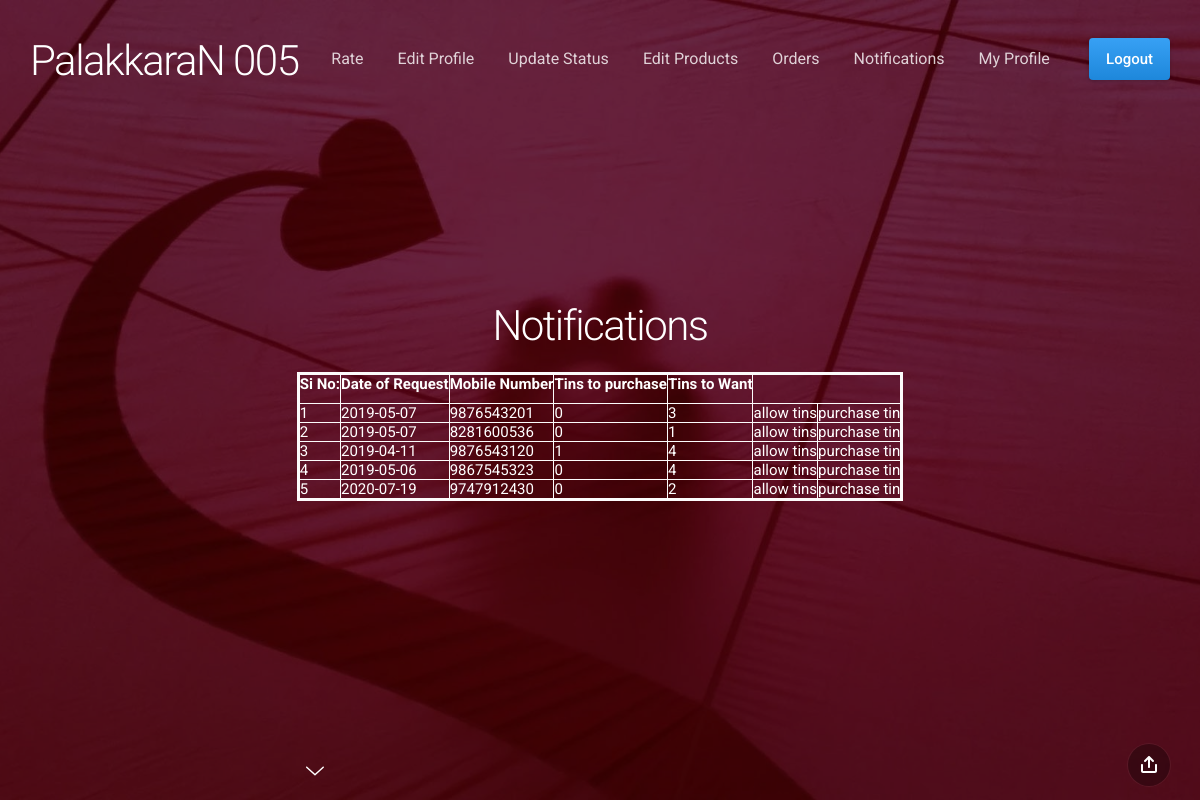
The page /admnnotification.php on the database its author committed.
### tables this page shows
CREATE TABLE IF NOT EXISTS `inform` (
  `mob` bigint(10) NOT NULL,
  `tinp` int(5) NOT NULL,
  `tinw` int(5) NOT NULL,
  `dat` date NOT NULL,
  PRIMARY KEY (`mob`)
);

### admnnotification.php (the view, shortened to what this page needs)
<!doctype html>
<html>
<head>
	<link href="css/slides.min.css" rel="stylesheet" type="text/css">
    <link href="css/mystyle.css" rel="stylesheet" type="text/css">
</head>
<?php include("admn.php")?>
<section class="slide fade-6 kenBurns" data-name="">
  <div class="content">
    <div class="container">
      <div class="wrap">
	   <center>
<h1>
Notifications
</h1>
<?php
	require("db.php");
	 $sql="select * from inform";
	 $res=mysqli_query($con,$sql) or die(mysqli_error($con));
echo"<table border='3' bordercolor='#FCFBFB'>";
echo"<tr>
<th height='30'>Si No:</th>
<th>Date of Request</th>
<th>Mobile Number</th><th>Tins to purchase</th><th>Tins to Want</th></tr>";
		   $i=1;
	while($r=mysqli_fetch_array($res))
	{
		echo"<tr><td>";
		echo $i;
		echo"</td><td>";
		echo $r['dat'];
		echo"</td><td>";
		echo $r['mob'];
		echo"</td><td>";
		echo $r['tinp'];
		echo"</td><td>";
		echo $r['tinw'];
		echo"</td><td>";
	echo" <a href='admnstatusissue.php?mob=".$r['mob']."' class=''>";
              echo"allow tins</a>";
		echo"</td><td>";
		echo" <a href='admnstatuspurchase.php?mob=".$r['mob']."' name='sub' class=''>";
              echo"purchase tin</a>";
		echo"</td></tr>";
		$i=$i+1;
	}
	echo"</table>"
	   ?>
		  </center>
      </div>
    </div>
  </div>
  <div class="background" style="background-image:url(assets/img/background/img-27.jpg)"></div>
</section>
<nav class="panel bottom forceMobileView">
  <div class="sections desktop">
    <div class="center"><span class="nextSlide"><svg><use xmlns:xlink="http://www.w3.org/1999/xlink" xlink:href="#arrow-down"></use></svg></span></div>
    <div class="right"><span data-dropdown-id="2" class="button actionButton dropdownTrigger"><svg><use xmlns:xlink="http://www.w3.org/1999/xlink" xlink:href="#share"></use></svg></span></div>
  </div>
</nav>
</body>
</html>

### rows shown on the page
inform: dat "2019-05-07", mob "9876543201", tinp "0", tinw "3"
inform: dat "2019-05-07", mob "8281600536", tinp "0", tinw "1"
inform: dat "2019-04-11", mob "9876543120", tinp "1", tinw "4"
inform: dat "2019-05-06", mob "9867545323", tinp "0", tinw "4"
inform: dat "2020-07-19", mob "9747912430", tinp "0", tinw "2"
